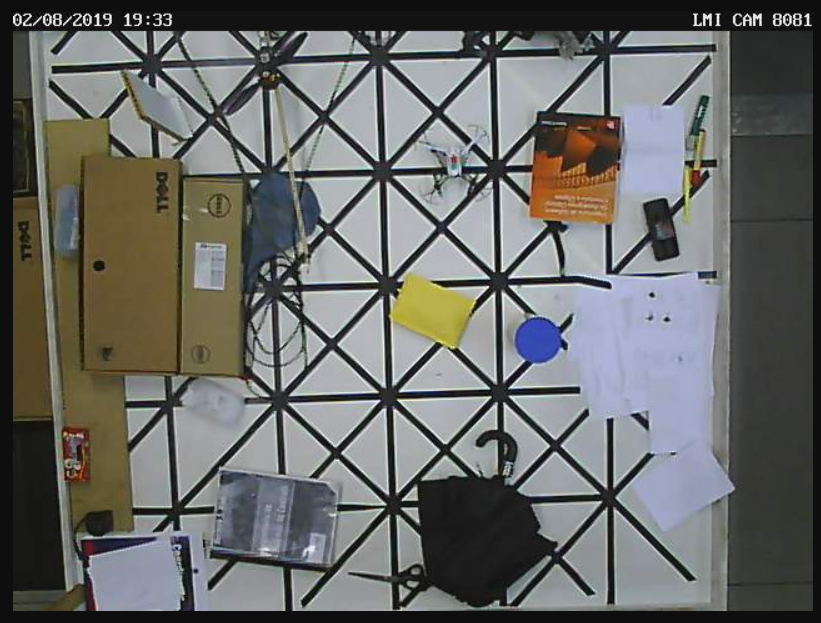
#> input picture pyparrot-master/img1.png, 821 x 623 px, given in place of video.mjpg, which was not available
$ python teste_hsv.py
#> lines starting #> are read from the running program, lines starting #| are printed output that depends on the picture; after the words box and inside, x2 and y2 are one past the last pixel; in counts of white or black regions, pixels touching at a corner belong together; pictures that were not available may be replaced by others from this repository, and a replacement may not be noted
import cv2
import os
import numpy as np
import time
#os.chdir(r'E:\Documentos\Mestrado')
from imutils.video import WebcamVideoStream
from imutils.video import FPS

def nothing(x):
    pass

# [7 lines of commented-out code are left out]
url = "http://161.24.19.89/mjpg/video.mjpg"

stream1 = WebcamVideoStream(src=url).start()

# Load in image
#image = cv2.imread('http://161.24.19.89/axis-cgi/jpg/image.cgi')
image = stream1.read()
#> image is the input picture: shape (623, 821, 3); mean B, G, R 103.4, 105.7, 104.8

# Create a window
cv2.namedWindow('image')

# create trackbars for color change
cv2.createTrackbar('HMin','image',0,179,nothing) # Hue is from 0-179 for Opencv
#> slider 'HMin' is set to 35
cv2.createTrackbar('SMin','image',0,255,nothing)
#> slider 'SMin' is set to 51
cv2.createTrackbar('VMin','image',0,255,nothing)
#> slider 'VMin' is set to 51
cv2.createTrackbar('HMax','image',0,179,nothing)
#> slider 'HMax' is set to 179
cv2.createTrackbar('SMax','image',0,255,nothing)
#> slider 'SMax' is set to 255
cv2.createTrackbar('VMax','image',0,255,nothing)
#> slider 'VMax' is set to 255

# Set default value for MAX HSV trackbars.
cv2.setTrackbarPos('HMax', 'image', 179)
cv2.setTrackbarPos('SMax', 'image', 255)
cv2.setTrackbarPos('VMax', 'image', 255)

# Initialize to check if HSV min/max value changes
hMin = sMin = vMin = hMax = sMax = vMax = 0
phMin = psMin = pvMin = phMax = psMax = pvMax = 0

output = image
wait_time = 33

while(1):

	#image = cv2.imread('http://161.24.19.89/axis-cgi/jpg/image.cgi')
	image = stream1.read()
	# output = cv2.resize(image, (240,320))

	# get current positions of all trackbars
	hMin = cv2.getTrackbarPos('HMin','image')
	sMin = cv2.getTrackbarPos('SMin','image')
	vMin = cv2.getTrackbarPos('VMin','image')

	hMax = cv2.getTrackbarPos('HMax','image')
	sMax = cv2.getTrackbarPos('SMax','image')
	vMax = cv2.getTrackbarPos('VMax','image')

	# Set minimum and max HSV values to display
	lower = np.array([hMin, sMin, vMin])
	upper = np.array([hMax, sMax, vMax])

	# Create HSV Image and threshold into a range.
	hsv = cv2.cvtColor(image, cv2.COLOR_BGR2HSV)
#> hsv: shape (623, 821, 3); mean H, S, V 67.7, 36.9, 112.1
	mask = cv2.inRange(hsv, lower, upper)
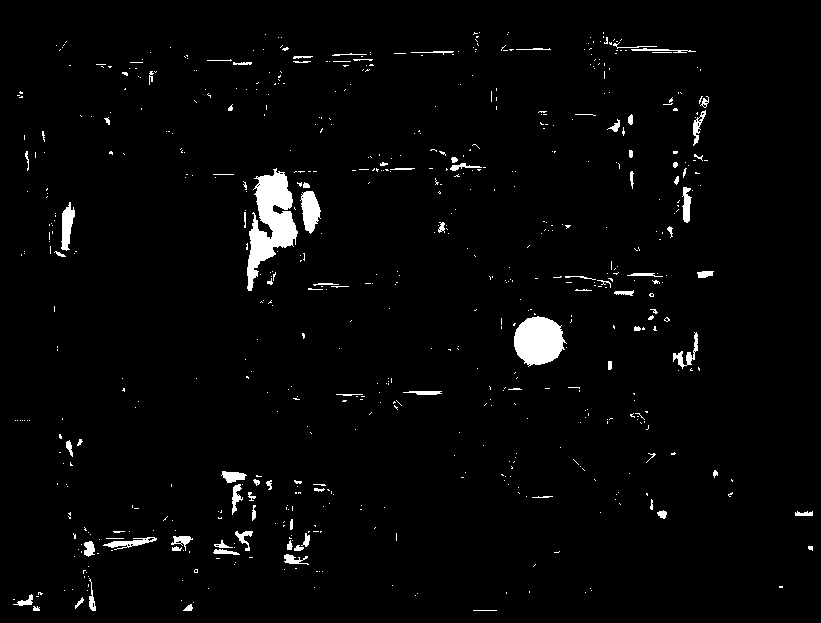
#> mask: shape (623, 821); 2.5% white; 659 white regions (568 under 20 px), largest, box (x1, y1, x2, y2) and area: (247, 168, 298, 291) 3066, (514, 316, 567, 367) 1931, (300, 191, 321, 234) 587
	output = cv2.bitwise_and(image,image, mask= mask)
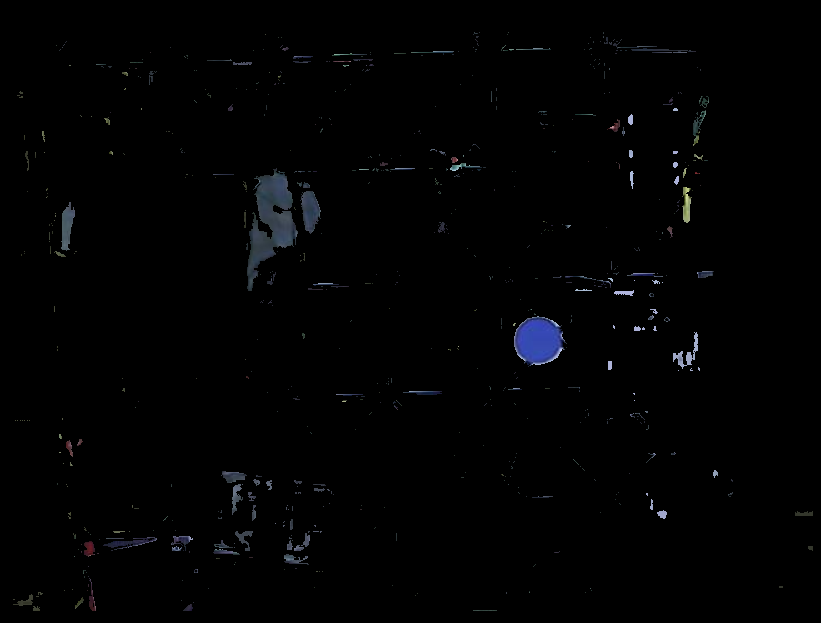
#> output: shape (623, 821, 3); mean B, G, R 2.5, 2, 1.7

    # Print if there is a change in HSV value
	if( (phMin != hMin) | (psMin != sMin) | (pvMin != vMin) | (phMax != hMax) | (psMax != sMax) | (pvMax != vMax) ):
		print("(hMin = %d , sMin = %d, vMin = %d), (hMax = %d , sMax = %d, vMax = %d)" % (hMin , sMin , vMin, hMax, sMax , vMax))
		phMin = hMin
		psMin = sMin
		pvMin = vMin
		phMax = hMax
		psMax = sMax
		pvMax = vMax

	# Display output image
	cv2.namedWindow('image2', cv2.WINDOW_NORMAL)
	cv2.resizeWindow('image2', 800, 600)
	cv2.imshow("image2",output)

	# Wait longer to prevent freeze for videos.
	if cv2.waitKey(wait_time) & 0xFF == ord('q'):
#> (key q is pressed here)
		break

cv2.destroyAllWindows()

$ run again, on pyparrot-master/img2.png
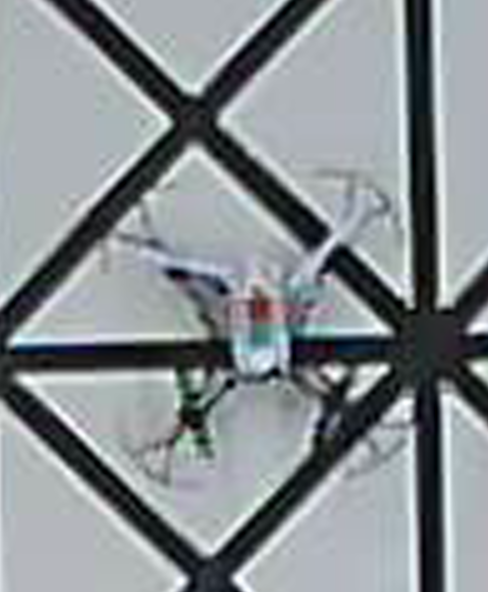
#> input picture pyparrot-master/img2.png, 488 x 592 px, given in place of video.mjpg, which was not available
#> image is the input picture: shape (592, 488, 3); mean B, G, R 147, 143.6, 137.5
#> hsv: shape (592, 488, 3); mean H, S, V 99.1, 28.7, 147.6
#> `mask = cv2.inRange(hsv, lower, upper)`:
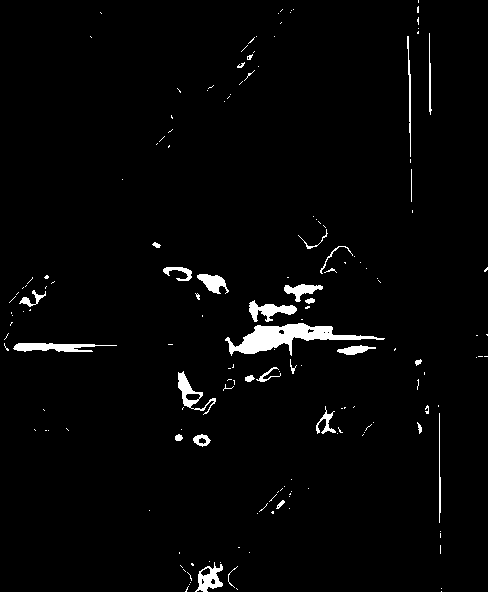
#> mask: shape (592, 488); 2.4% white; 164 white regions (132 under 20 px), largest, box (x1, y1, x2, y2) and area: (225, 323, 385, 356) 1962, (13, 343, 117, 352) 569, (249, 300, 297, 322) 483
#> `output = cv2.bitwise_and(image,image, mask= mask)`:
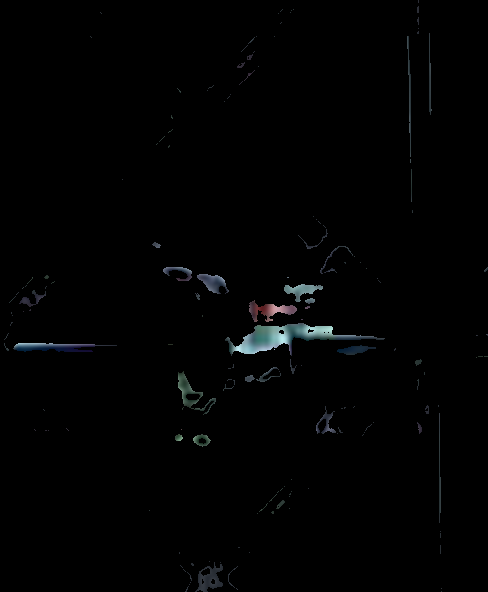
#> output: shape (592, 488, 3); mean B, G, R 2.3, 2.2, 1.8

$ run again, on pyparrot-master/img4.png
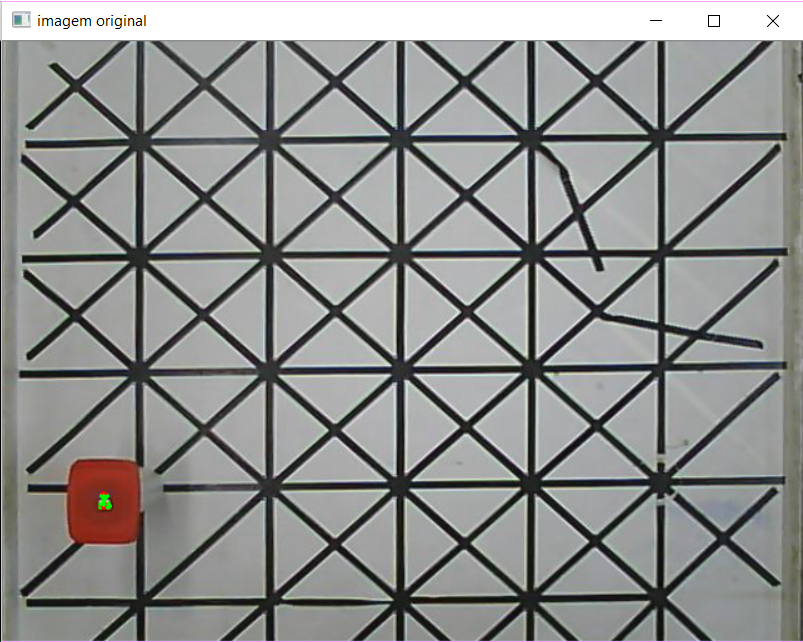
#> input picture pyparrot-master/img4.png, 803 x 642 px, given in place of video.mjpg, which was not available
#> image is the input picture: shape (642, 803, 3); mean B, G, R 142, 143, 142.3
#> hsv: shape (642, 803, 3); mean H, S, V 69, 15.9, 145.7
#> `mask = cv2.inRange(hsv, lower, upper)`:
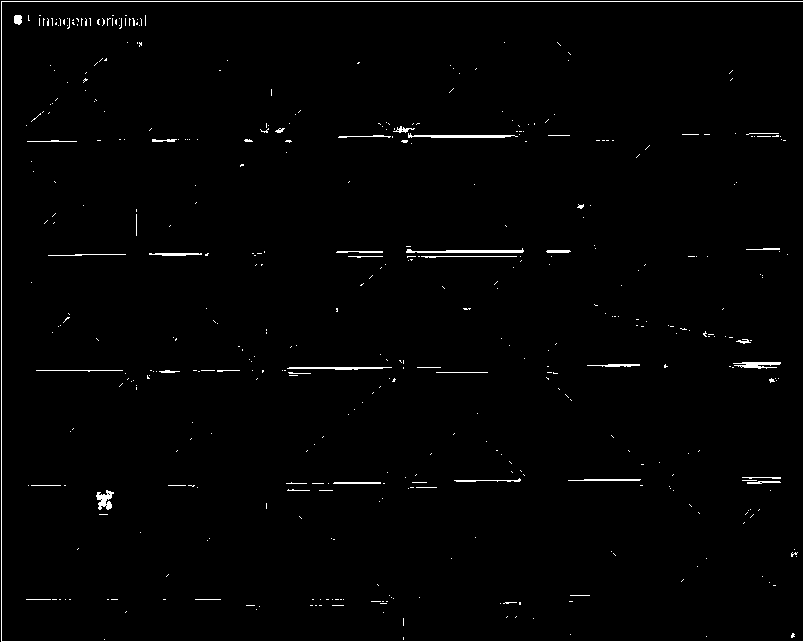
#> mask: shape (642, 803); 1.3% white in thin lines or dots
#> `output = cv2.bitwise_and(image,image, mask= mask)`:
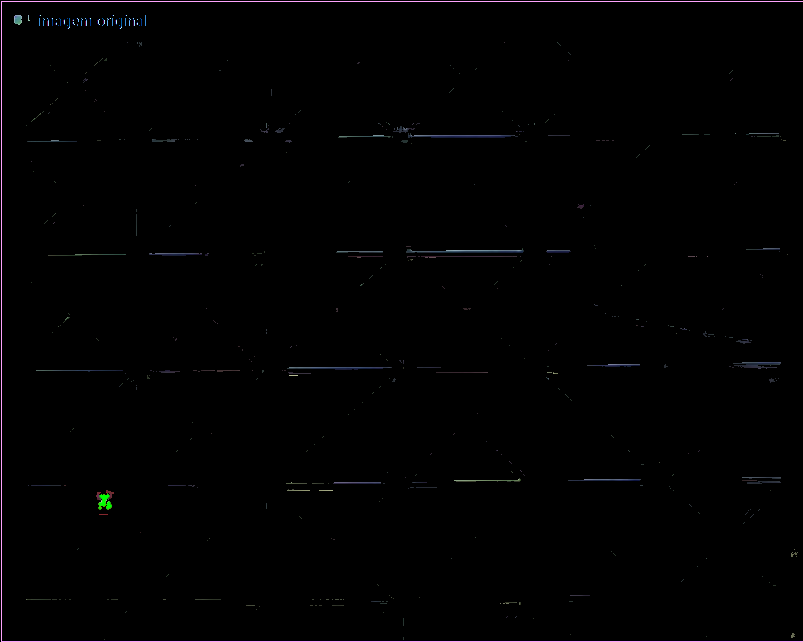
#> output: shape (642, 803, 3); mean B, G, R 1.8, 1.4, 1.6
